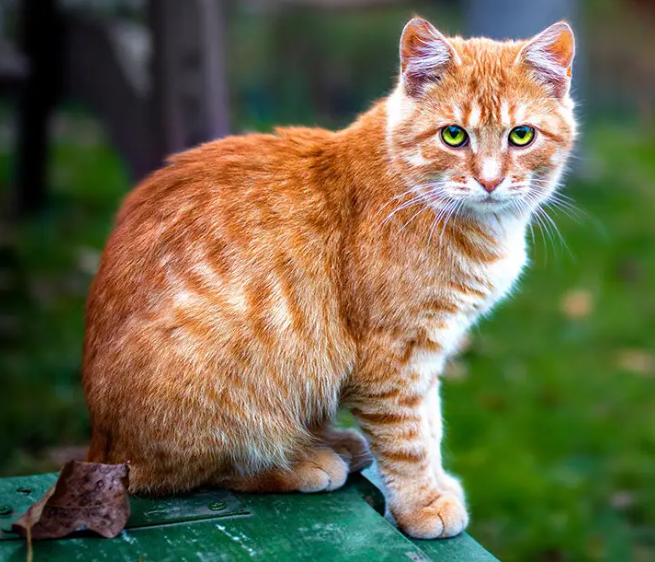
#> input picture image.png, 655 x 562 px
$ python Progetto_4.py
#> lines starting #> are read from the running program, lines starting #| are printed output that depends on the picture; after the words box and inside, x2 and y2 are one past the last pixel; in counts of white or black regions, pixels touching at a corner belong together
import cv2
import numpy as np
import matplotlib.pyplot as plt

# 1. Carica l'immagine
img_path = 'image.png'  # Sostituisci con il percorso della tua immagine
image = cv2.imread(img_path)
#> image is the input picture: shape (562, 655, 3); mean B, G, R 72.8, 102.5, 107

# 2. Verifica che l'immagine sia stata caricata correttamente
if image is None:
    print("Errore nel caricamento dell'immagine.")
else:
    # 3. Ridimensiona l'immagine per una migliore visualizzazione (opzionale)
    image = cv2.resize(image, (600, 400))
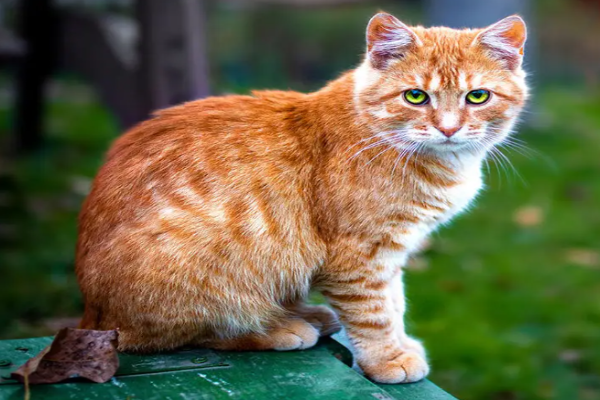
#> image: shape (400, 600, 3); mean B, G, R 72.7, 102.3, 106.9

    # 4. Converti l'immagine a scala di grigi
    gray_image = cv2.cvtColor(image, cv2.COLOR_BGR2GRAY)
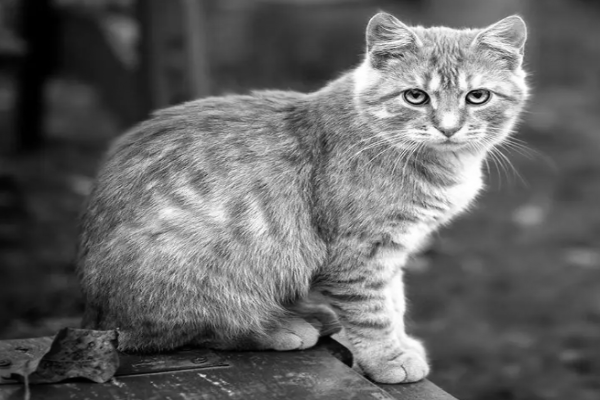
#> gray_image: shape (400, 600); min 0, max 255, mean 100.3

    # 5. Applica un filtro di sfocatura per ridurre il rumore
    blurred_image = cv2.medianBlur(gray_image, 5)

    # 6. Utilizza HoughCircles per rilevare i cerchi
    circles = cv2.HoughCircles(
        blurred_image,
        cv2.HOUGH_GRADIENT,
        dp=2.2,          # Risoluzione dell'accumulatore (riduci se non rileva cerchi)
        minDist=100,      # Distanza minima tra i centri dei cerchi
        param1=100,       # Parametro per il rilevamento dei bordi Canny
        param2=50,       # Soglia dell'accumulatore di Hough (riduci se non rileva cerchi)
        minRadius=10,    # Raggio minimo dei cerchi da rilevare
        maxRadius=80     # Raggio massimo dei cerchi da rilevare
    )
#> circles = 14 rows, first 8: [410.3, 150.7, 78.64], [302.5, 260.7, 78.64], [212.3, 212.3, 78.64], [304.7, 159.5, 66.54], [405.9, 289.3, 78.64], [148.5, 302.5, 71.38], [291.5, 366.3, 78.64], [471.9, 62.7, 35.08]

    # 7. Se ci sono cerchi rilevati, disegnarli sull'immagine originale
    if circles is not None:
        circles = np.round(circles[0, :]).astype("int")
#> circles = 14 rows, first 8: [410, 151, 79], [302, 261, 79], [212, 212, 79], [305, 160, 67], [406, 289, 79], [148, 302, 71], [292, 366, 79], [472, 63, 35]
        for (x, y, r) in circles:
            cv2.circle(image, (x, y), r, (0, 255, 0), 4)    # Disegna il cerchio
            cv2.circle(image, (x, y), 2, (0, 0, 255), 3)   # Disegna il centro
#> this loop made 14 passes
#> (x, y, r) on passes 1 to 12: (410, 151, 79), (302, 261, 79), (212, 212, 79), (305, 160, 67), (406, 289, 79), (148, 302, 71), (292, 366, 79), (472, 63, 35), (307, 56, 79), (512, 182, 79), (98, 397, 69), (41, 309, 69)
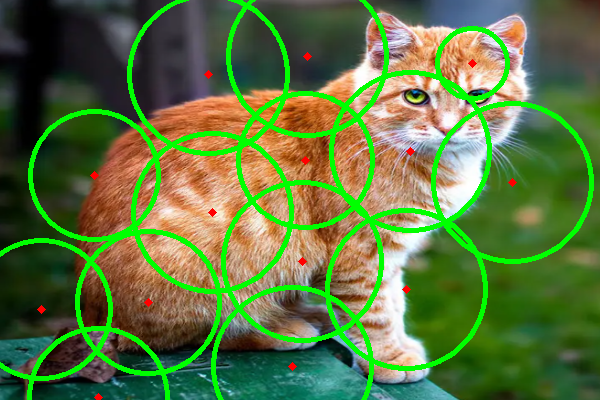
#> image: shape (400, 600, 3); 11.37% of pixels changed, all inside (x1, y1, x2, y2) = (0, 0, 594, 400)

    # 8. Visualizza l'immagine originale con i cerchi rilevati usando Matplotlib
    plt.figure(figsize=(8, 8))
    plt.imshow(cv2.cvtColor(image, cv2.COLOR_BGR2RGB))
    plt.title('Rilevamento dei Cerchi')
    plt.axis('off')
    plt.show()
